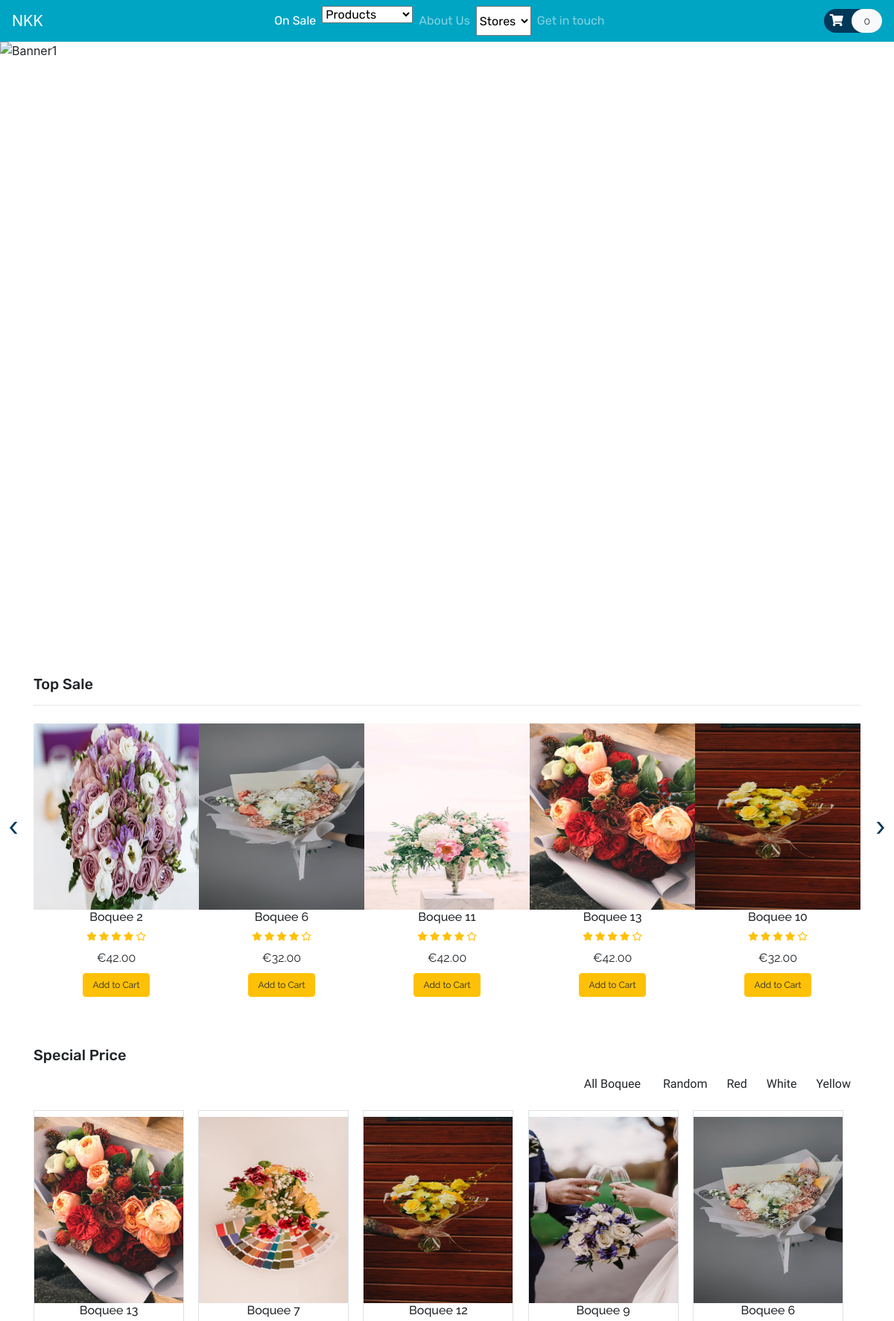
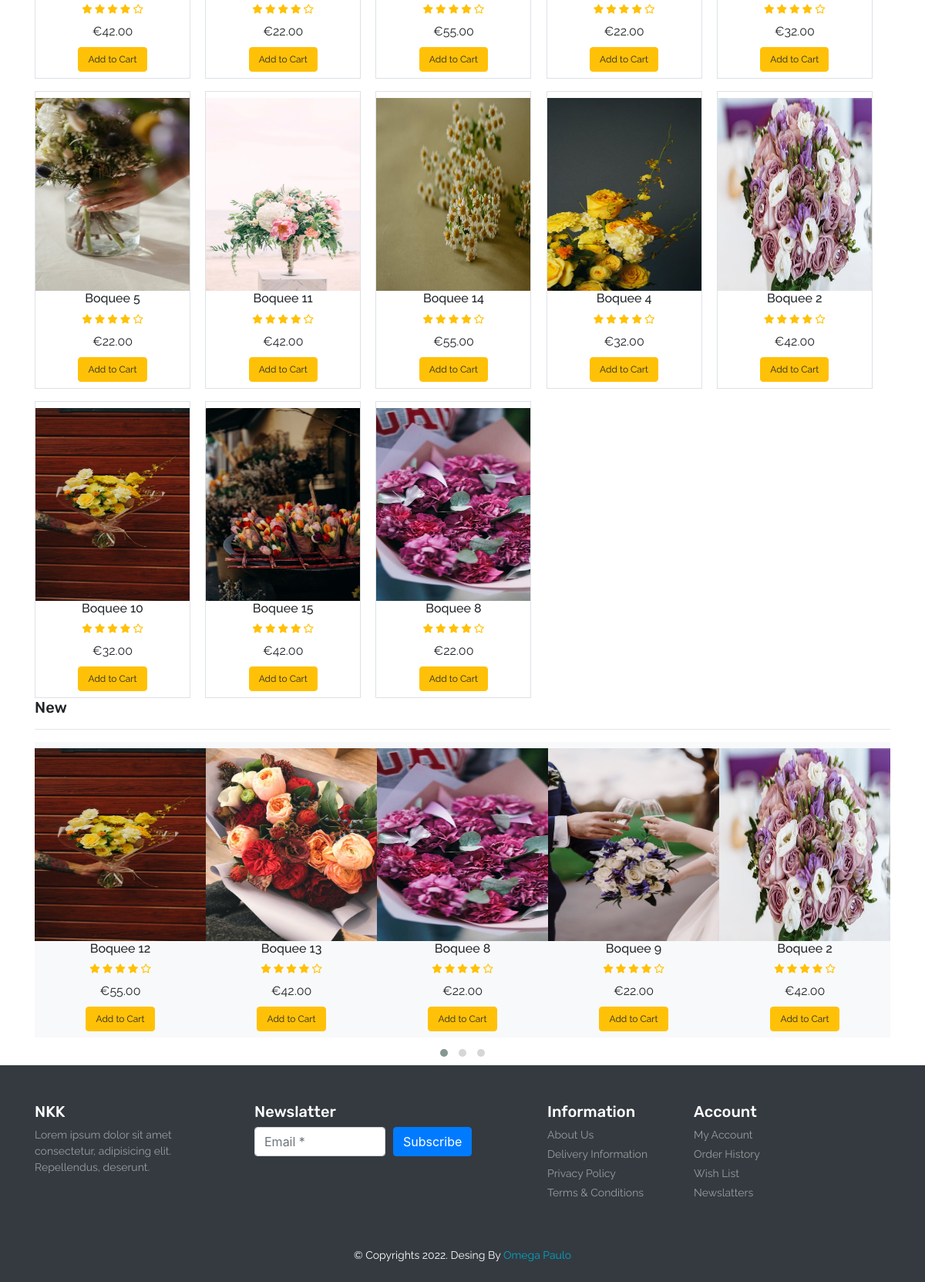
The page / on the database its author committed (2 pictures, top to bottom).
### tables this page shows
CREATE TABLE `product` (
    `item_id` int(11) NOT NULL,
    `item_brand` varchar(200) NOT NULL,
    `item_name` varchar(255) NOT NULL,
    `item_price` double(10, 2) NOT NULL,
    `item_image` varchar(255) NOT NULL,
    `item_register` datetime DEFAULT NULL
  );

### index.php (called while the page is built, shortened)
<?php
include('header.php');
?>
<?php
include('Template/_banner-area.php');
include('Template/_top-sale.php');
include('Template/_special-price.php');
include('Template/_new-prod.php');
?>
<?php
include('footer.php');
?>

### database/DBController.php (called while the page is built, shortened)
<?php
class DBController
{
    protected $host = 'localhost';
    protected $user = 'root';
    protected $password = '';
    protected $database = "nkk";
    public function __construct()
    {
        $this->con = mysqli_connect($this->host, $this->user, $this->password, $this->database);
    }
}

### functions.php (called while the page is built, shortened)
<?php
require ('database/DBController.php');
require ('database/Product.php');
$db = new DBController();
$product = new Product($db);
$product_shuffle = $product->getData();
$Cart = new Cart($db );

### database/Product.php (called while the page is built, shortened)
<?php
class Product
{
    public $db = null;
    public function __construct(DBController $db)
    {
        $this->db = $db;
    }
    public function getData($table = 'product'){
        $result = $this->db->con->query("SELECT * FROM {$table}");
        $resultArray = array();
        while ($item = mysqli_fetch_array($result, MYSQLI_ASSOC)){
            $resultArray[] = $item;
        }
        return $resultArray;
    }
}

### Template/_special-price.php (the view, shortened to what this page needs)
<?php
$brand = array_map(function ($pro) {
    return $pro['item_brand'];
}, $product_shuffle);
$unique = array_unique($brand);
sort($unique);
shuffle($product_shuffle);
$in_cart = $Cart->getCartId($product->getData('cart'));
?>
<section id="special-price">
    <div class="container">
        <h4 class="font-rubik font-size-20">Special Price</h4>
        <div id="filters" class="button-group text-right font-baloo font-size-16">
            <button class="btn is-checked" data-filter="*">All Boquee</button>
            <?php
            array_map(function ($brand) {
                printf('<button class="btn" data-filter=".%s">%s</button>', $brand, $brand);
            }, $unique);
            ?>
        </div>
        <div class="grid">
            <?php array_map(function ($item) use ($in_cart) { ?>
                <div class="grid-item border <?php echo $item['item_brand'] ?? "Brand"; ?>">
                    <div class="item py-2" style="width: 200px;">
                        <div class="product font-rale">
                            <a href="<?php printf('%s?item_id=%s', 'product.php',  $item['item_id']); ?>"><img src="<?php echo $item['item_image'] ?? "./assets/products/13.png"; ?>" alt="product1" class="img-fluid"></a>
                            <div class="text-center">
                                <h6><?php echo $item['item_name'] ?? "Unknown"; ?></h6>
                                <div class="rating text-warning font-size-12">
                                    <span><i class="fas fa-star"></i></span>
                                    <span><i class="fas fa-star"></i></span>
                                    <span><i class="fas fa-star"></i></span>
                                    <span><i class="fas fa-star"></i></span>
                                    <span><i class="far fa-star"></i></span>
                                </div>
                                <div class="price py-2">
                                    <span>&euro;<?php echo $item['item_price'] ?? 0 ?></span>
                                </div>
                                <form method="post">
                                    <?php
                                    if (in_array($item['item_id'], $in_cart ?? [])) {
                                        echo '<button type="submit" disabled class="btn btn-success font-size-12">In the Cart</button>';
                                    } else {
                                        echo '<button type="submit" name="top_sale_submit" class="btn btn-warning font-size-12">Add to Cart</button>';
                                    }
                                    ?>
                                </form>
                            </div>
                        </div>
                    </div>
                </div>
            <?php }, $product_shuffle) ?>
        </div>
    </div>
</section>

### Template/_top-sale.php (shortened to what this page needs)
<?php
shuffle($product_shuffle);
?>
<section id="top-sale">
    <div class="container py-5">
        <h4 class="font-rubik font-size-20">Top Sale</h4>
        <hr>
        <div class="owl-carousel owl-theme">
            <?php foreach ($product_shuffle as $item) { ?>
                <div class="item py-2">
                    <div class="product font-rale">
                        <a href="<?php printf('%s?item_id=%s', 'product.php',  $item['item_id']); ?>"><img src="<?php echo $item['item_image'] ?? "./assets/products/1.png"; ?>" alt="product1" class="img-fluid"></a>
                        <div class="text-center">
                            <h6><?php echo  $item['item_name'] ?? "Unknown";  ?></h6>
                            <div class="rating text-warning font-size-12">
                                <span><i class="fas fa-star"></i></span>
                                <span><i class="fas fa-star"></i></span>
                                <span><i class="fas fa-star"></i></span>
                                <span><i class="fas fa-star"></i></span>
                                <span><i class="far fa-star"></i></span>
                            </div>
                            <div class="price py-2">
                                <span>&euro;<?php echo $item['item_price'] ?? '0'; ?></span>
                            </div>
                            <form method="post">
                                <?php
                                if (in_array($item['item_id'], $Cart->getCartId($product->getData('cart')) ?? [])) {
                                    echo '<button type="submit" disabled class="btn btn-success font-size-12">In the Cart</button>';
                                } else {
                                    echo '<button type="submit" name="top_sale_submit" class="btn btn-warning font-size-12">Add to Cart</button>';
                                }
                                ?>
                            </form>
                        </div>
                    </div>
                </div>
            <?php }
            ?>
        </div>
    </div>
</section>

### Template/_new-prod.php (shortened to what this page needs)
<?php
shuffle($product_shuffle);
?>
<section id="new-phones">
    <div class="container">
        <h4 class="font-rubik font-size-20">New</h4>
        <hr>
        <div class="owl-carousel owl-theme">
            <?php foreach ($product_shuffle as $item) { ?>
                <div class="item py-2 bg-light">
                    <div class="product font-rale">
                        <a href="<?php printf('%s?item_id=%s', 'product.php',  $item['item_id']); ?>"><img src="<?php echo $item['item_image'] ?? "./assets/products/1.png"; ?>" alt="product1" class="img-fluid"></a>
                        <div class="text-center">
                            <h6><?php echo  $item['item_name'] ?? "Unknown";  ?></h6>
                            <div class="rating text-warning font-size-12">
                                <span><i class="fas fa-star"></i></span>
                                <span><i class="fas fa-star"></i></span>
                                <span><i class="fas fa-star"></i></span>
                                <span><i class="fas fa-star"></i></span>
                                <span><i class="far fa-star"></i></span>
                            </div>
                            <div class="price py-2">
                                <span>&euro;<?php echo $item['item_price'] ?? '0'; ?></span>
                            </div>
                            <form method="post">
                                <?php
                                if (in_array($item['item_id'], $Cart->getCartId($product->getData('cart')) ?? [])) {
                                    echo '<button type="submit" disabled class="btn btn-success font-size-12">In the Cart</button>';
                                } else {
                                    echo '<button type="submit" name="top_sale_submit" class="btn btn-warning font-size-12">Add to Cart</button>';
                                }
                                ?>
                            </form>
                        </div>
                    </div>
                </div>
            <?php }
            ?>
        </div>
    </div>
</section>

### style.css (style rules this page uses)
button, button:focus { outline: none !important; box-shadow: none !important; }
.font-baloo { font-family: 'Baloo Thambi 2', cursive; }
.font-rale { font-family: 'Raleway', cursive; }
.font-rubik { font-family: 'Rubik', cursive; }
.font-size-12 { font-size: 12px; }
.font-size-16 { font-size: 16px; }
.font-size-20 { font-size: 20px; }
#top-sale .owl-carousel .item .product a { overflow: hidden; }
#top-sale .owl-carousel .item .product img { transition: transform 0.5s ease; }
#special-price .grid .grid-item { margin-right: 1.2rem; margin-top: 1rem; }
.product img { width: 100%; height: 250px; }

### rows shown on the page
product: item_image (picture), item_name "Boquee 2", item_price "42.00"
product: item_image (picture), item_name "Boquee 6", item_price "32.00"
product: item_image (picture), item_name "Boquee 11", item_price "42.00"
product: item_image (picture), item_name "Boquee 13", item_price "42.00"
product: item_image (picture), item_name "Boquee 10", item_price "32.00"
product: item_brand "Random", item_image (picture), item_name "Boquee 9", item_price "22.00"
product: item_image (picture), item_name "Boquee 7", item_price "22.00"
product: item_image (picture), item_name "Boquee 12", item_price "55.00"
product: item_image (picture), item_name "Boquee 5", item_price "22.00"
product: item_image (picture), item_name "Boquee 14", item_price "55.00"
product: item_image (picture), item_name "Boquee 4", item_price "32.00"
product: item_image (picture), item_name "Boquee 15", item_price "42.00"
product: item_image (picture), item_name "Boquee 8", item_price "22.00"

### other values the page prints
count($product->getData('cart')) "0"
$brand "Red White Yellow"
